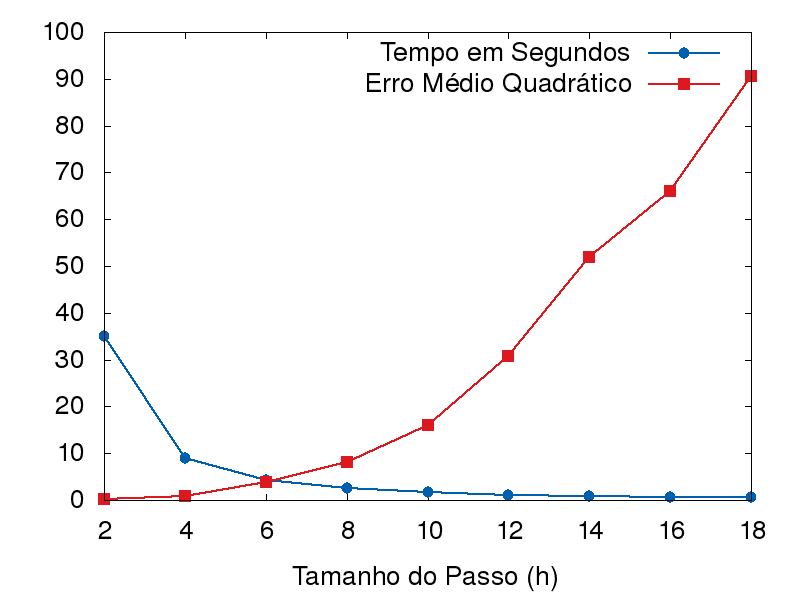

The script that saved this image:
set style line 1 lc rgb '#0060ad' lt 1 lw 2 pt 7 ps 1.5   # --- blue
set style line 2 lc rgb '#dd181f' lt 1 lw 2 pt 5 ps 1.5   # --- red
set xlabel 'Tamanho do Passo (h)'
set terminal png size 800,600 enhanced font "Helvetica,20"
set output 'comparison.png'
plot 'time.dat' t 'Tempo em Segundos' w linespoints ls 1, \
     'error.dat' t 'Erro Médio Quadrático' w linespoints ls 2
pause -1
